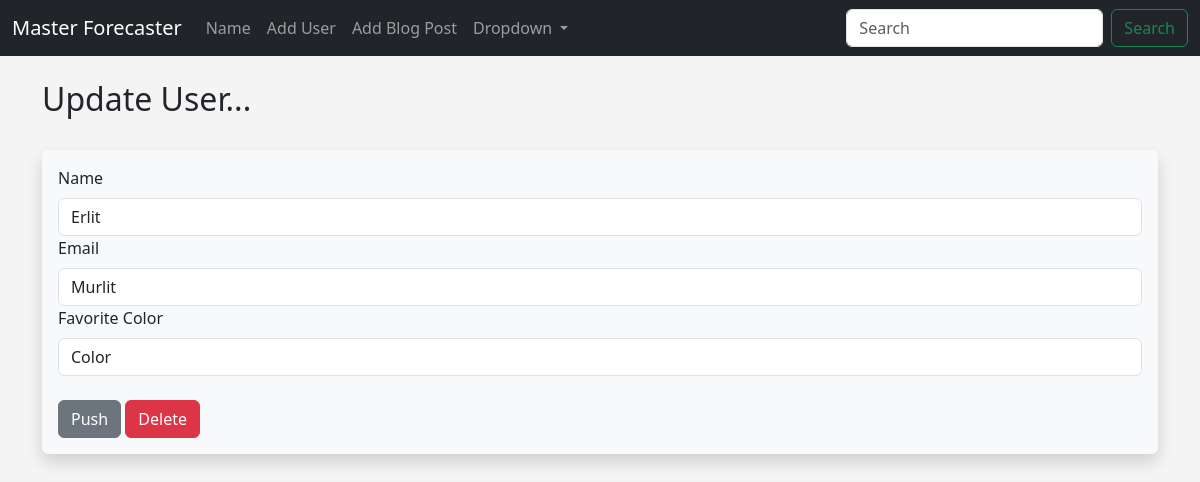
Screenshot of /update/1 with the database file from the repository.
### hello.py (models this page shows, shortened)
class Users(db.Model):
    id = db.Column(db.Integer, primary_key = True)
    name = db.Column(db.String(200), nullable=False)
    email = db.Column(db.String(200), nullable=False, unique=True)
    favorite_color = db.Column(db.String(200))
    date_added = db.Column(db.DateTime, default=datetime.utcnow())
    password_hash = db.Column(db.String(128))
    @property
    def password(self):
        raise AttributeError('password is not readable attribute')

### hello.py (the view)
@app.route('/update/<int:id>', methods = ['GET', 'POST'])
def update(id):
    form = UserForm()
    name_to_update = Users.query.get_or_404(id)
    if request.method == 'POST':
        name_to_update.name = request.form['name']
        name_to_update.email = request.form['email']
        name_to_update.favorite_color = request.form['favorite_color']
        try:
            db.session.commit()
            flash('User updated successfully')
            return render_template('update.html', form=form, name_to_update=name_to_update)
        except:
            flash('Something went wrong')
            return render_template('update.html', form=form, name_to_update=name_to_update)
    else:
        return render_template('update.html', form=form, name_to_update=name_to_update, id=id)

### hello.py
class UserForm(FlaskForm):
    name = StringField('Name', validators=[DataRequired()])
    email = StringField('Email', validators=[DataRequired()])
    favorite_color = StringField('Favorite Color')
    password_hash = PasswordField('Password', validators=[DataRequired(), equal_to('password_hash2', message='Passwords Must Match!')])
    password_hash2 = PasswordField('Repeat Password', validators=[DataRequired()])
    submit = SubmitField('Push')

### templates/update.html (shortened to what this page needs)
{% extends 'base.html' %}
{% block content %}
    {% if name %}
        <h2>User Updated</h2>
        <br/>
    <table class="table table-hover table-bordered table-striped">
        {% for our_user in our_users %}
        <tr>
        <td>{{ our_user.id }} - {{ our_user.name }} - {{ our_user.email }} - {{ our_user.favorite_color }}<br/></td>
        </tr>
        {% endfor %}
    </table>
{% else %}
    <h2>Update User...</h2></br>
    <div class="shadow p-3 mb-5 bg-body-tertiary rounded">
        <form action="/update/{{ name_to_update.id }}" method="POST">
            {{ form.name.label(class="form-label") }}
            {{ form.name(class="form-control", value=name_to_update.name) }}
            {{ form.email.label(class="form-label") }}
            {{ form.email(class="form-control", value=name_to_update.email) }}
            {{ form.favorite_color.label(class="form-label") }}
            {{ form.favorite_color(class="form-control", value=name_to_update.favorite_color) }}
            <br/>
            {{ form.submit(class="btn btn-secondary") }}
            <a href="{{ url_for('delete', id=id) }}" class="btn btn-danger">Delete</a>
        </form>
    </div>
    <br/><br/>
{% endif %}
{% endblock %}

### static/css/style.css (style rules this page uses)
body { background: #f4f4f4; }

### rows the page displays
Users: name "Erlit", email "Murlit", favorite_color "Color"
